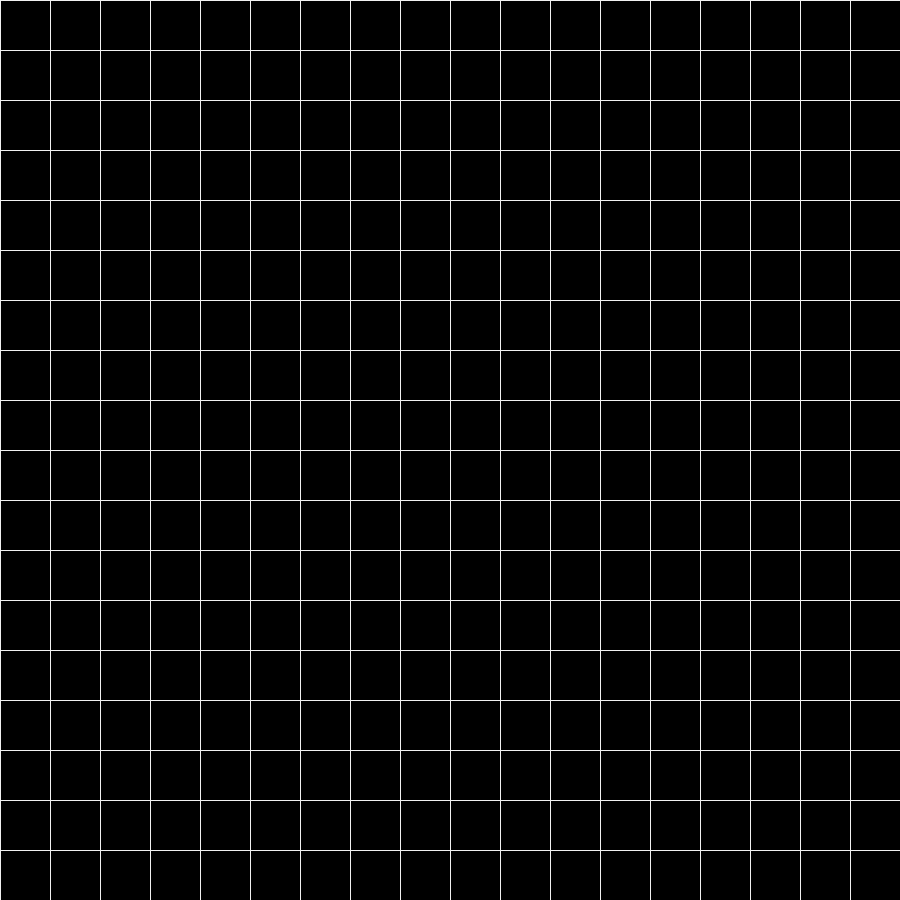
Frame 1 (no input)
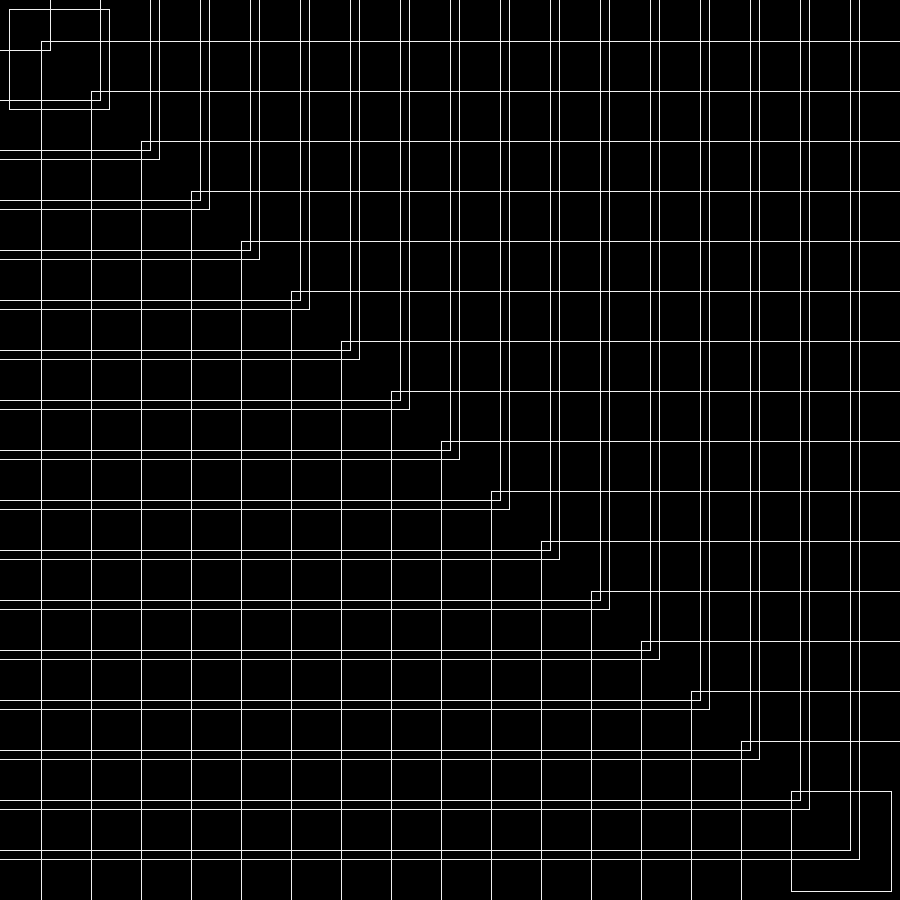
Frame 60 (the mouse pressed at the canvas centre just before this capture)
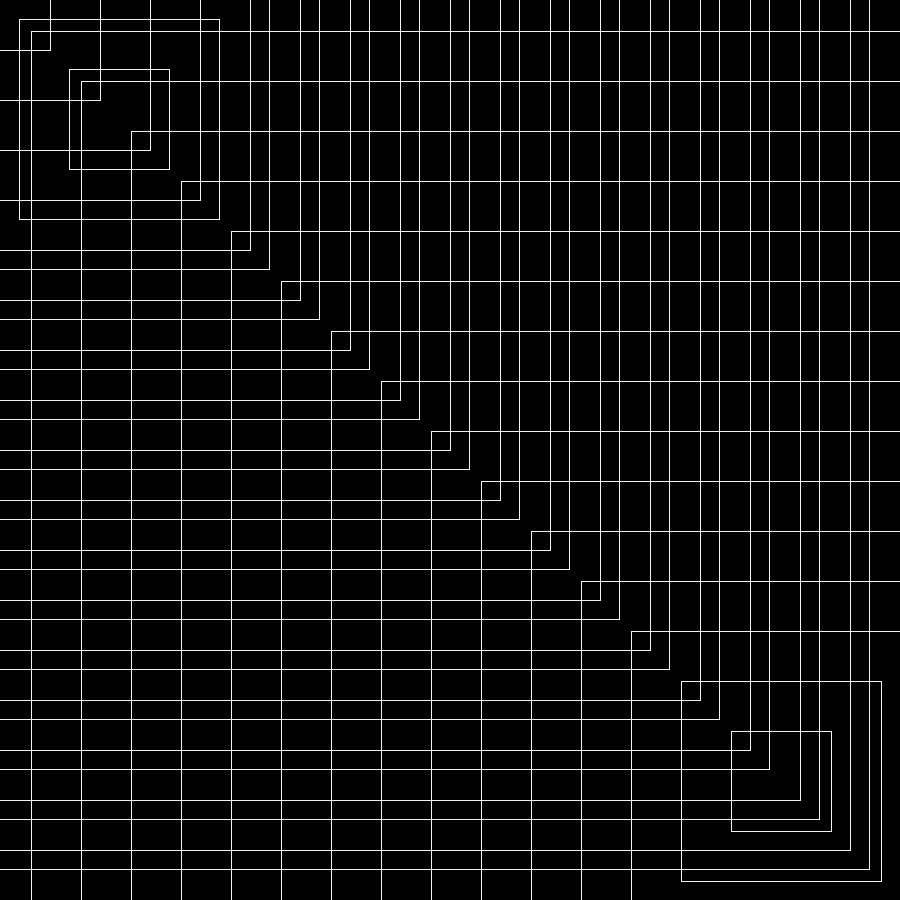
Frame 120 (the mouse held since frame 60 and released just before this capture)

The Processing sketch that drew these frames (run headless with seeded random() and noise(); from frame 60 on, the mouse is pressed at the canvas centre):

// Processing sketch: sketch_0001
// ── sketch_0001.pde
color bg = 0;
color fg = #f1f1f1;
int offsetX, offsetY = 0;


void setup() {
  size(900, 900);
}

void draw() {
  background(0);
  
  renderMoire(0,0);
  
  renderMoire(0 + offsetX, 0 + offsetY);
  
  renderMoire(width - offsetX, height - offsetY);
  
  offsetX += 1;
  
  offsetY += 1;
}


void renderMoire(int x, int y) {
  push();
  noFill();
  stroke(fg);
  rectMode(CENTER);
  translate(x, y);
  for (int i = 1; i <= 500; i++) {
    rect(0,0, 100*i, 100*i);
  }
  pop();
}
